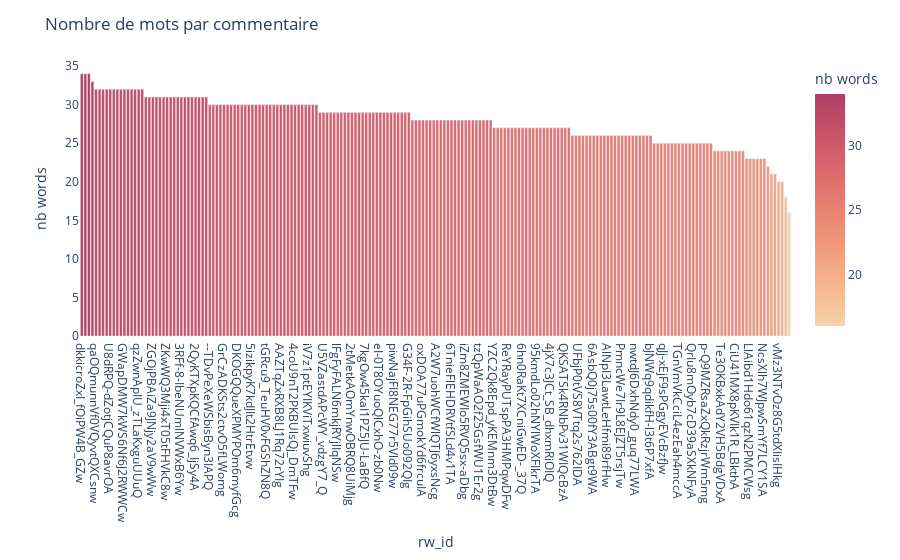

Notebook source saved alongside this figure:
### Code cell
graph = reviews.sort_values(by='nb_words', ascending=False)
pk.graph_intv_bar(graph, 'rw_id', 'nb_words', "rw_id", "nb words", 'redor', "Nombre de mots par commentaire")

### Figure 1 — Plotly figure (JSON) as saved in the notebook; plotly's stock layout.template omitted (floating-point values rounded to 4 significant figures; data arrays with more than 128 entries replaced by an {"elided": "..."} marker saying what was removed)
{"data": [{"alignmentgroup": "True", "hovertemplate": "rw_id=%{x}<br>nb words=%{marker.color}<extra></extra>", "legendgroup": "", "marker": {"color": {"elided": "200 int values"}, "coloraxis": "coloraxis", "pattern": {"shape": ""}}, "name": "", "offsetgroup": "", "orientation": "v", "showlegend": false, "textposition": "auto", "type": "bar", "x": {"elided": "200 str values"}, "xaxis": "x", "y": {"elided": "200 int values"}, "yaxis": "y"}], "layout": {"barmode": "relative", "coloraxis": {"colorbar": {"title": {"text": "nb words"}}, "colorscale": [[0, "rgb(246, 210, 169)"], [0.1667, "rgb(245, 183, 142)"], [0.3333, "rgb(241, 156, 124)"], [0.5, "rgb(234, 129, 113)"], [0.6667, "rgb(221, 104, 108)"], [0.8333, "rgb(202, 82, 104)"], [1, "rgb(177, 63, 100)"]]}, "legend": {"tracegroupgap": 0}, "margin": {"t": 60}, "plot_bgcolor": "rgba(0, 0, 0, 0)", "title": {"text": "Nombre de mots par commentaire"}, "xaxis": {"anchor": "y", "domain": [0, 1], "title": {"text": "rw_id"}}, "yaxis": {"anchor": "x", "domain": [0, 1], "title": {"text": "nb words"}}}}
